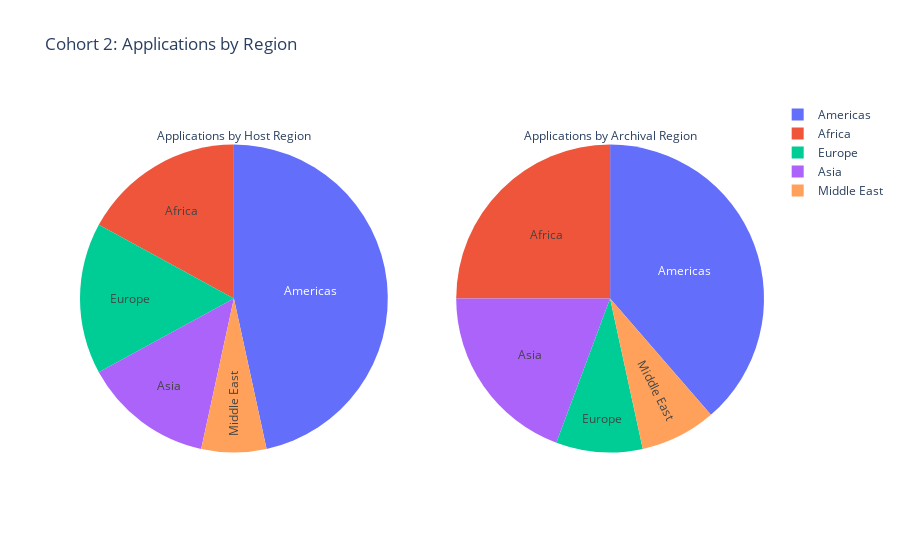

Notebook code for this chart:
### Code cell
fig = make_subplots(rows=1, cols=2, specs=[[{'type':'domain'}, {'type':'domain'}]])
fig.add_trace(go.Pie(values=c2['Host Region'].value_counts(), labels = c2['Host Region'].value_counts().index, title = "Applications by Host Region"), 1, 1)
fig.add_trace(go.Pie(values=c2['Archival Region'].value_counts(), labels = c2['Archival Region'].value_counts().index, title = "Applications by Archival Region"), 1, 2)

fig.update_traces(hoverinfo='label+percent+value', textinfo='label')
fig.update_layout(title_text="Cohort 2: Applications by Region")
fig.show()

### Figure 1 — Plotly figure (JSON) as saved in the notebook; plotly's stock layout.template omitted (floating-point values rounded to 4 significant figures)
{"data": [{"domain": {"x": [0, 0.45], "y": [0, 1]}, "hoverinfo": "label+percent+value", "labels": ["Americas", "Africa", "Europe", "Asia", "Middle East"], "textinfo": "label", "title": {"text": "Applications by Host Region"}, "type": "pie", "values": [41, 15, 14, 12, 6]}, {"domain": {"x": [0.55, 1], "y": [0, 1]}, "hoverinfo": "label+percent+value", "labels": ["Americas", "Africa", "Asia", "Europe", "Middle East"], "textinfo": "label", "title": {"text": "Applications by Archival Region"}, "type": "pie", "values": [34, 22, 17, 8, 7]}], "layout": {"title": {"text": "Cohort 2: Applications by Region"}}}
